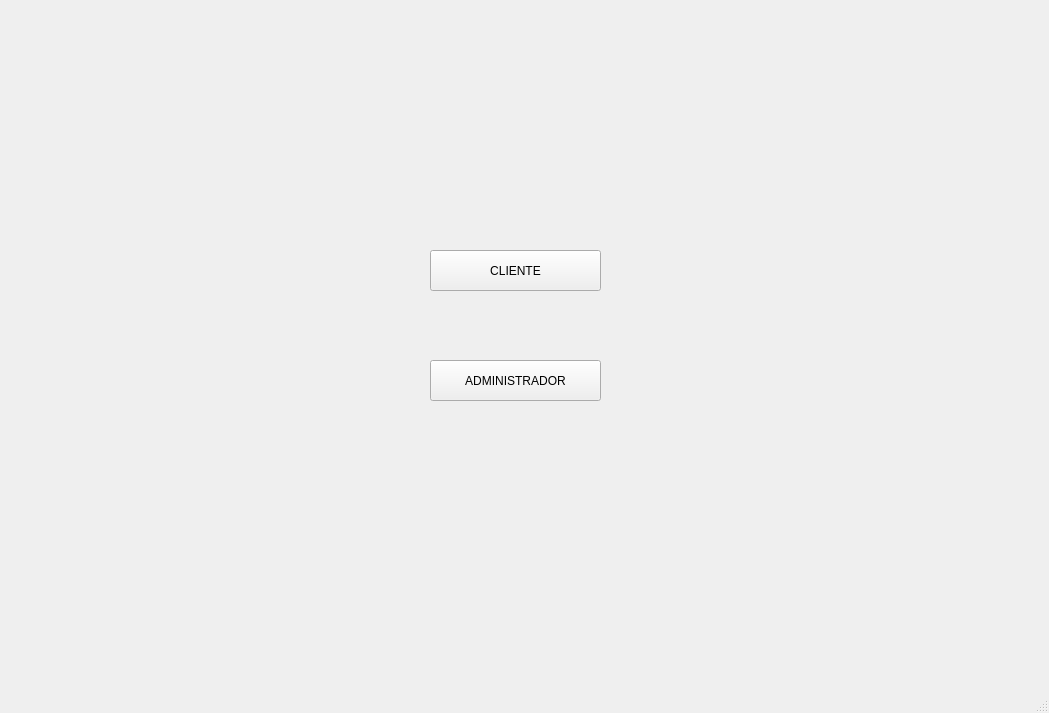
<?xml version="1.0" encoding="UTF-8"?>
<ui version="4.0">
 <class>cframe</class>
 <widget class="QMainWindow" name="cframe">
  <property name="geometry">
   <rect>
    <x>0</x>
    <y>0</y>
    <width>1049</width>
    <height>713</height>
   </rect>
  </property>
  <property name="windowTitle">
   <string>cframe</string>
  </property>
  <widget class="QWidget" name="centralwidget">
   <widget class="QStackedWidget" name="stackedWidget">
    <property name="geometry">
     <rect>
      <x>0</x>
      <y>0</y>
      <width>1041</width>
      <height>671</height>
     </rect>
    </property>
    <property name="currentIndex">
     <number>0</number>
    </property>
    <widget class="QWidget" name="page">
     <widget class="QPushButton" name="Go_cliente">
      <property name="geometry">
       <rect>
        <x>430</x>
        <y>250</y>
        <width>171</width>
        <height>41</height>
       </rect>
      </property>
      <property name="text">
       <string>CLIENTE</string>
      </property>
     </widget>
     <widget class="QPushButton" name="Go_admin">
      <property name="geometry">
       <rect>
        <x>430</x>
        <y>360</y>
        <width>171</width>
        <height>41</height>
       </rect>
      </property>
      <property name="text">
       <string>ADMINISTRADOR</string>
      </property>
     </widget>
    </widget>
    <widget class="QWidget" name="page_6">
     <widget class="QPushButton" name="btnCrearReserva">
      <property name="geometry">
       <rect>
        <x>430</x>
        <y>160</y>
        <width>181</width>
        <height>41</height>
       </rect>
      </property>
      <property name="text">
       <string>CREAR RESERVA</string>
      </property>
     </widget>
     <widget class="QPushButton" name="btnCancelarReserva">
      <property name="geometry">
       <rect>
        <x>430</x>
        <y>380</y>
        <width>181</width>
        <height>41</height>
       </rect>
      </property>
      <property name="text">
       <string>CANCELAR RESERVA</string>
      </property>
     </widget>
     <widget class="QPushButton" name="btnModificarReserva">
      <property name="geometry">
       <rect>
        <x>430</x>
        <y>270</y>
        <width>181</width>
        <height>41</height>
       </rect>
      </property>
      <property name="text">
       <string>MODIFICAR RESERVA</string>
      </property>
     </widget>
     <widget class="QPushButton" name="btnConsultarDisponibilidad">
      <property name="geometry">
       <rect>
        <x>430</x>
        <y>490</y>
        <width>181</width>
        <height>41</height>
       </rect>
      </property>
      <property name="text">
       <string>CONSULTAR DISPONIBILIDAD</string>
      </property>
     </widget>
    </widget>
    <widget class="QWidget" name="page_5">
     <widget class="QLineEdit" name="txtNombreCliente">
      <property name="geometry">
       <rect>
        <x>130</x>
        <y>170</y>
        <width>291</width>
        <height>31</height>
       </rect>
      </property>
     </widget>
     <widget class="QLineEdit" name="txtNumeroContacto">
      <property name="geometry">
       <rect>
        <x>130</x>
        <y>240</y>
        <width>201</width>
        <height>31</height>
       </rect>
      </property>
     </widget>
     <widget class="QDateTimeEdit" name="dtpFechaHoraReserva">
      <property name="geometry">
       <rect>
        <x>670</x>
        <y>180</y>
        <width>194</width>
        <height>29</height>
       </rect>
      </property>
      <property name="dateTime">
       <datetime>
        <hour>15</hour>
        <minute>0</minute>
        <second>0</second>
        <year>2024</year>
        <month>8</month>
        <day>17</day>
       </datetime>
      </property>
     </widget>
     <widget class="QSpinBox" name="spnNumeroComensales">
      <property name="geometry">
       <rect>
        <x>670</x>
        <y>240</y>
        <width>141</width>
        <height>41</height>
       </rect>
      </property>
      <property name="minimum">
       <number>1</number>
      </property>
      <property name="maximum">
       <number>10</number>
      </property>
     </widget>
     <widget class="QPushButton" name="btnConfirmarAgregarReserva">
      <property name="geometry">
       <rect>
        <x>440</x>
        <y>430</y>
        <width>181</width>
        <height>41</height>
       </rect>
      </property>
      <property name="text">
       <string>AGREGAR</string>
      </property>
     </widget>
     <widget class="QPushButton" name="btnCancelarAgregarReserva">
      <property name="geometry">
       <rect>
        <x>440</x>
        <y>520</y>
        <width>181</width>
        <height>41</height>
       </rect>
      </property>
      <property name="text">
       <string>CANCELAR</string>
      </property>
     </widget>
     <widget class="QLabel" name="label">
      <property name="geometry">
       <rect>
        <x>130</x>
        <y>150</y>
        <width>291</width>
        <height>20</height>
       </rect>
      </property>
      <property name="text">
       <string>Ingrese su nombre:</string>
      </property>
     </widget>
     <widget class="QLabel" name="label_2">
      <property name="geometry">
       <rect>
        <x>130</x>
        <y>220</y>
        <width>291</width>
        <height>20</height>
       </rect>
      </property>
      <property name="text">
       <string>Ingrese su número de contacto:</string>
      </property>
     </widget>
     <widget class="QLabel" name="label_3">
      <property name="geometry">
       <rect>
        <x>670</x>
        <y>160</y>
        <width>291</width>
        <height>20</height>
       </rect>
      </property>
      <property name="text">
       <string>Defina la fecha y hora:</string>
      </property>
     </widget>
     <widget class="QLabel" name="label_4">
      <property name="geometry">
       <rect>
        <x>670</x>
        <y>220</y>
        <width>291</width>
        <height>20</height>
       </rect>
      </property>
      <property name="text">
       <string>Ingrese el número de comensales:</string>
      </property>
     </widget>
     <widget class="QLabel" name="label_5">
      <property name="geometry">
       <rect>
        <x>350</x>
        <y>20</y>
        <width>301</width>
        <height>91</height>
       </rect>
      </property>
      <property name="font">
       <font>
        <family>Segoe UI Black</family>
        <pointsize>26</pointsize>
        <bold>true</bold>
       </font>
      </property>
      <property name="text">
       <string>RESERVACIÓN </string>
      </property>
     </widget>
     <widget class="QComboBox" name="comboBoxMesa">
      <property name="geometry">
       <rect>
        <x>670</x>
        <y>310</y>
        <width>161</width>
        <height>41</height>
       </rect>
      </property>
     </widget>
     <widget class="QLineEdit" name="txtReferenciaReserva">
      <property name="geometry">
       <rect>
        <x>130</x>
        <y>330</y>
        <width>201</width>
        <height>28</height>
       </rect>
      </property>
     </widget>
     <widget class="QLabel" name="label_12">
      <property name="geometry">
       <rect>
        <x>130</x>
        <y>300</y>
        <width>191</width>
        <height>20</height>
       </rect>
      </property>
      <property name="text">
       <string>Ingrese un ID de referencia:</string>
      </property>
     </widget>
    </widget>
    <widget class="QWidget" name="page_4">
     <widget class="QLabel" name="label_6">
      <property name="geometry">
       <rect>
        <x>370</x>
        <y>60</y>
        <width>301</width>
        <height>91</height>
       </rect>
      </property>
      <property name="font">
       <font>
        <family>Segoe UI Black</family>
        <pointsize>26</pointsize>
        <bold>true</bold>
       </font>
      </property>
      <property name="text">
       <string>MODIFICAR</string>
      </property>
     </widget>
     <widget class="QLabel" name="label_7">
      <property name="geometry">
       <rect>
        <x>140</x>
        <y>320</y>
        <width>291</width>
        <height>20</height>
       </rect>
      </property>
      <property name="text">
       <string>Ingrese su número de contacto:</string>
      </property>
     </widget>
     <widget class="QSpinBox" name="spnNumeroComensales_2">
      <property name="geometry">
       <rect>
        <x>680</x>
        <y>280</y>
        <width>141</width>
        <height>41</height>
       </rect>
      </property>
      <property name="minimum">
       <number>1</number>
      </property>
      <property name="maximum">
       <number>10</number>
      </property>
     </widget>
     <widget class="QLineEdit" name="txtNombreCliente_2">
      <property name="geometry">
       <rect>
        <x>140</x>
        <y>270</y>
        <width>291</width>
        <height>31</height>
       </rect>
      </property>
     </widget>
     <widget class="QPushButton" name="btnConfirmarModificarReserva">
      <property name="geometry">
       <rect>
        <x>450</x>
        <y>470</y>
        <width>181</width>
        <height>41</height>
       </rect>
      </property>
      <property name="text">
       <string>AGREGAR</string>
      </property>
     </widget>
     <widget class="QLineEdit" name="txtNumeroContacto_2">
      <property name="geometry">
       <rect>
        <x>140</x>
        <y>340</y>
        <width>201</width>
        <height>31</height>
       </rect>
      </property>
     </widget>
     <widget class="QLabel" name="label_8">
      <property name="geometry">
       <rect>
        <x>140</x>
        <y>250</y>
        <width>291</width>
        <height>20</height>
       </rect>
      </property>
      <property name="text">
       <string>Ingrese su nombre:</string>
      </property>
     </widget>
     <widget class="QLabel" name="label_9">
      <property name="geometry">
       <rect>
        <x>680</x>
        <y>200</y>
        <width>291</width>
        <height>20</height>
       </rect>
      </property>
      <property name="text">
       <string>Defina la fecha y hora:</string>
      </property>
     </widget>
     <widget class="QComboBox" name="comboBoxMesa_2">
      <property name="geometry">
       <rect>
        <x>680</x>
        <y>350</y>
        <width>161</width>
        <height>41</height>
       </rect>
      </property>
     </widget>
     <widget class="QPushButton" name="btnCancelarModificarReserva">
      <property name="geometry">
       <rect>
        <x>450</x>
        <y>560</y>
        <width>181</width>
        <height>41</height>
       </rect>
      </property>
      <property name="text">
       <string>CANCELAR</string>
      </property>
     </widget>
     <widget class="QDateTimeEdit" name="dtpFechaHoraReserva_2">
      <property name="geometry">
       <rect>
        <x>680</x>
        <y>220</y>
        <width>194</width>
        <height>29</height>
       </rect>
      </property>
      <property name="dateTime">
       <datetime>
        <hour>15</hour>
        <minute>0</minute>
        <second>0</second>
        <year>2024</year>
        <month>8</month>
        <day>17</day>
       </datetime>
      </property>
     </widget>
     <widget class="QLabel" name="label_10">
      <property name="geometry">
       <rect>
        <x>680</x>
        <y>260</y>
        <width>291</width>
        <height>20</height>
       </rect>
      </property>
      <property name="text">
       <string>Ingrese el número de comensales:</string>
      </property>
     </widget>
     <widget class="QLabel" name="label_11">
      <property name="geometry">
       <rect>
        <x>140</x>
        <y>170</y>
        <width>191</width>
        <height>20</height>
       </rect>
      </property>
      <property name="text">
       <string>Ingrese el ID de referencia:</string>
      </property>
     </widget>
     <widget class="QLineEdit" name="txtReferenciaReserva_2">
      <property name="geometry">
       <rect>
        <x>140</x>
        <y>200</y>
        <width>201</width>
        <height>28</height>
       </rect>
      </property>
     </widget>
    </widget>
    <widget class="QWidget" name="page_3"/>
    <widget class="QWidget" name="page_2"/>
    <widget class="QWidget" name="page_7"/>
    <widget class="QWidget" name="page_8"/>
    <widget class="QWidget" name="page_9"/>
    <widget class="QWidget" name="page_10"/>
   </widget>
  </widget>
  <widget class="QMenuBar" name="menubar">
   <property name="geometry">
    <rect>
     <x>0</x>
     <y>0</y>
     <width>1049</width>
     <height>25</height>
    </rect>
   </property>
  </widget>
  <widget class="QStatusBar" name="statusbar"/>
 </widget>
 <resources/>
 <connections/>
</ui>
